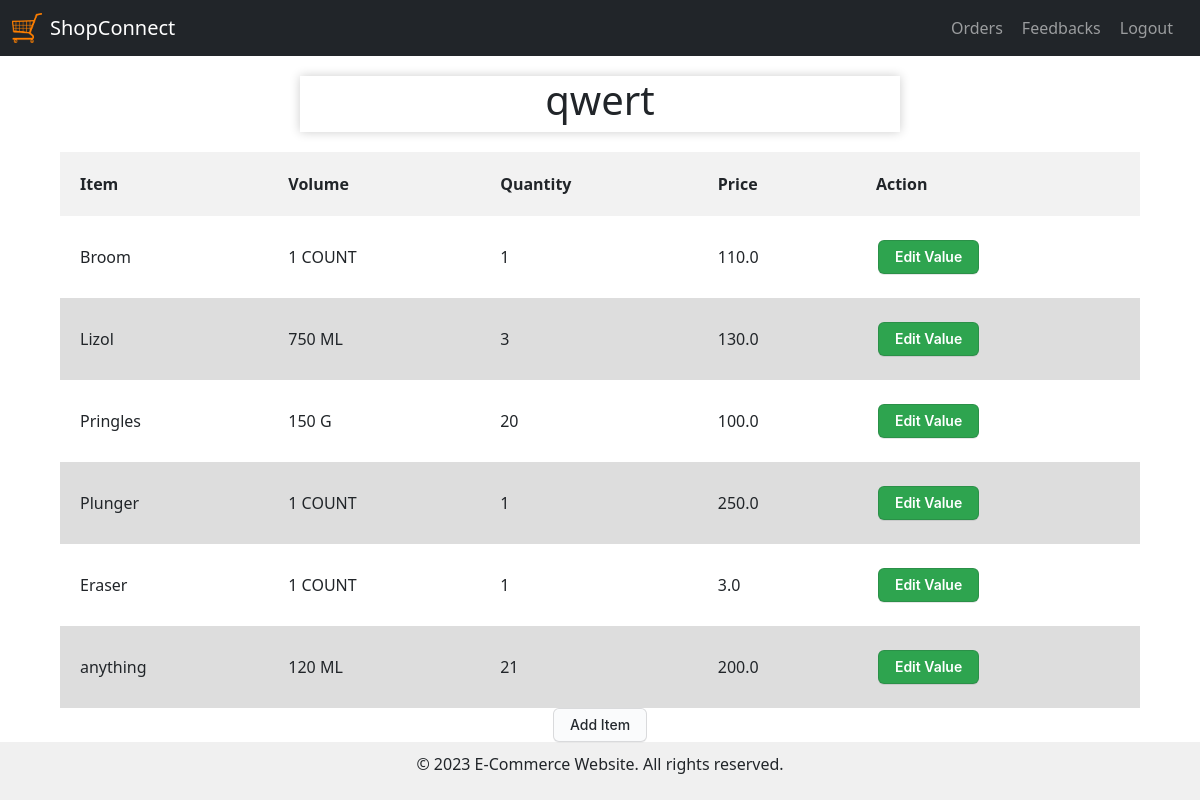
The page /owner/ (signed in) on the database its author committed.
### owner/models.py (models this page shows)
class Shop_Item(models.Model):
    Shop_Id=models.IntegerField()
    Item_Id=models.IntegerField()
    Item_Quantity=models.IntegerField()
    Item_Count=models.IntegerField()
    Item_Quantity_Type=models.CharField(max_length=7)
    Item_Price=models.FloatField()

class Item(models.Model):
    Item_Name=models.CharField(max_length=50)
    Item_Photo=models.ImageField(upload_to='static/images/')

### owner/views.py (the view)
# urls.py: path('',views.ownerhome,name='ownerhome'),
def ownerhome(request):
    shop_id=request.session.get('owner')
    shop=Shop_Owner.objects.filter(id=shop_id).values_list('Shop_Name',flat=True)
    shop_item=Shop_Item.objects.filter(Shop_Id=shop_id)
    item_ids = [item.Item_Id for item in shop_item]
    items = Item.objects.filter(id__in=item_ids)
    shop_items_with_names = []
    for shop_items in shop_item:
        Item_Name = items.get(id=shop_items.Item_Id).Item_Name
        shop_items_with_names.append((shop_items, Item_Name))
    items=Item.objects.all()
    item_var=Shop_Item.objects.filter(Shop_Id=shop_id)
    name={'name':shop,
          'shop_item':shop_items_with_names,
          'items':items,
          'item_var':item_var
          }
    return render(request,'ownerhome.html',name)

### owner/templates/ownerhome.html (shortened to what this page needs)
{% extends "ownerbase.html" %}
    {% block content %}
    {% load static %}
    <link rel="stylesheet" href="{% static 'css/ownerhome.css' %}">
    <div class="container">
      {% for name in name %}
        <h1>{{name}}</h1>
      {% endfor %}
    </div>
          <table>
            <thead>
              <tr>
                <th>Item</th>
                <th>Volume</th>
                <th>Quantity</th>
                <th>Price</th>
                <th>Action</th>
              </tr>
            </thead>
            <tbody>
              {% for shop_item, item_name in shop_item %}
                <tr>
                  <td>{{ item_name }}</td>
                  <td>{{ shop_item.Item_Quantity }} {{shop_item.Item_Quantity_Type}}</td>
                  <td>{{ shop_item.Item_Count }}</td>
                  <td>{{shop_item.Item_Price}}</td>
                  <td>
                    <button id="edit-button" class="add-button" onclick="edititembutton('{{ item_name }}',{{ shop_item.Item_Count }},{{ shop_item.Item_Quantity }})">Edit Value</button>
                  </td>
                </tr>
              {% endfor %}
            </tbody>
          </table>
          <button class="button" id="open-button" onclick="openWindow1()">Add Item</button>
          {% endblock %}

### owner/templates/ownerbase.html (shortened to what this page needs)
{% load static %}
<!DOCTYPE html>
<html lang="'en">
    <head>
        <link href="https://cdn.jsdelivr.net/npm/bootstrap@5.1.3/dist/css/bootstrap.min.css" rel="stylesheet">
    </head>
    <body>
        <div class="wrapper">
            <nav class="navbar navbar-dark bg-dark">
                <div class="container-fluid">
                    <a class="navbar-brand d-flex align-items-center" href="{% url 'owner:ownerhome' %}">
                        <img src="{% static '/images/cart.png' %}" alt="Website Icon" width="30" height="30" class="me-2">
                        <span>ShopConnect</span>
                    </a>
                    <div class="navbar-nav flex-row">
                        <a class="nav-link" href="{% url 'owner:ownerorders' %}">Orders</a>
                        <a class="nav-link" href="{% url 'owner:ownerfeedback' %}">Feedbacks</a>
                        <a class="nav-link" href="{% url 'owner:logout' %}">Logout</a>
                    </div>
                </div>
            </nav>
            {% block content %}hi{% endblock %}
            <footer>
                <p>© 2023 E-Commerce Website. All rights reserved. </p>
            </footer>
        </div>
    </body>
</html>

### static/css/ownerhome.css (style rules this page uses)
.container { max-width: 600px; margin: 20px auto; background-color: #fff; box-shadow: 0 0 10px rgba(0, 0, 0, 0.2); text-align: center; }
.button { display: inline-block; padding: 10px 20px; background-color: #428bca; color: #fff; text-decoration: none; border-radius: 4px; transition: background-color 0.3s; }
#add-item-button, #open-button { appearance: none; background-color: #FAFBFC; border: 1px solid rgba(27, 31, 35, 0.15); border-radius: 6px; box-shadow: rgba(27, 31, 35, 0.04) 0 1px 0, rgba(255, 255, 255, 0.25) 0 1px 0 inset; box-sizing: border-box; color: #24292E; cursor: pointer; display: inline-block; font-family: -apple-system, system-ui, "Segoe UI", Helvetica, Arial, sans-serif, "Apple Color Emoji", "Segoe UI Emoji"; font-size: 14px; font-weight: 500; line-height: 20px; list-style: none; padding: 6px 16px; position: relative; transition: background-color 0.2s cubic-bezier(0.3, 0, 0.5, 1); user-select: none; -webkit-user-select: none; touch-action: manipulation; vertical-align: middle; white-space: nowrap; word-wrap: break-word; }
#open-button { margin-left: auto; margin-right: auto; }
#add-item-button:before, #open-button:before { display: none; }
#edit-button { appearance: none; background-color: #2ea44f; border: 1px solid rgba(27, 31, 35, .15); border-radius: 6px; box-shadow: rgba(27, 31, 35, .1) 0 1px 0; box-sizing: border-box; color: #fff; cursor: pointer; display: inline-block; font-family: -apple-system,system-ui,"Segoe UI",Helvetica,Arial,sans-serif,"Apple Color Emoji","Segoe UI Emoji"; font-size: 14px; font-weight: 600; line-height: 20px; padding: 6px 16px; position: relative; text-align: center; text-decoration: none; user-select: none; -webkit-user-select: none; touch-action: manipulation; vertical-align: middle; white-space: nowrap; }
table { border-collapse: collapse; width: 90%; margin-left: auto; margin-right: auto; }
th, td { text-align: left; padding: 20px; }
th { background-color: #f2f2f2; }
tr:nth-child(even) { background-color: #dddddd; }
.add-button { background-color: #4CAF50; border: none; color: white; padding: 8px 16px; text-align: center; text-decoration: none; display: inline-block; font-size: 14px; margin: 4px 2px; cursor: pointer; }

### owner/templates/ownerbase.html (style rules this page uses)
.navbar-nav .nav-link { padding-right: 15px ; padding-left: 0; }
html,body { margin: 0; padding: 0; height: 100%; }
footer { background-color: #f0f0f0; padding: 10px; text-align: center; margin-top: auto; }
.wrapper { display: flex; flex-direction: column; min-height: 100vh; }

### rows shown on the page
Shop_Item: Item_Name "Broom", Item_Quantity "1", Item_Quantity_Type "COUNT", Item_Count "1", Item_Price "110.0"
Shop_Item: Item_Name "Lizol", Item_Quantity "750", Item_Quantity_Type "ML", Item_Count "3", Item_Price "130.0"
Shop_Item: Item_Name "Pringles", Item_Quantity "150", Item_Quantity_Type "G", Item_Count "20", Item_Price "100.0"
Shop_Item: Item_Name "Plunger", Item_Quantity "1", Item_Quantity_Type "COUNT", Item_Count "1", Item_Price "250.0"
Shop_Item: Item_Name "Eraser", Item_Quantity "1", Item_Quantity_Type "COUNT", Item_Count "1", Item_Price "3.0"
Shop_Item: Item_Name "anything", Item_Quantity "120", Item_Quantity_Type "ML", Item_Count "21", Item_Price "200.0"

### other values the page prints
{{ name }} "qwert"
